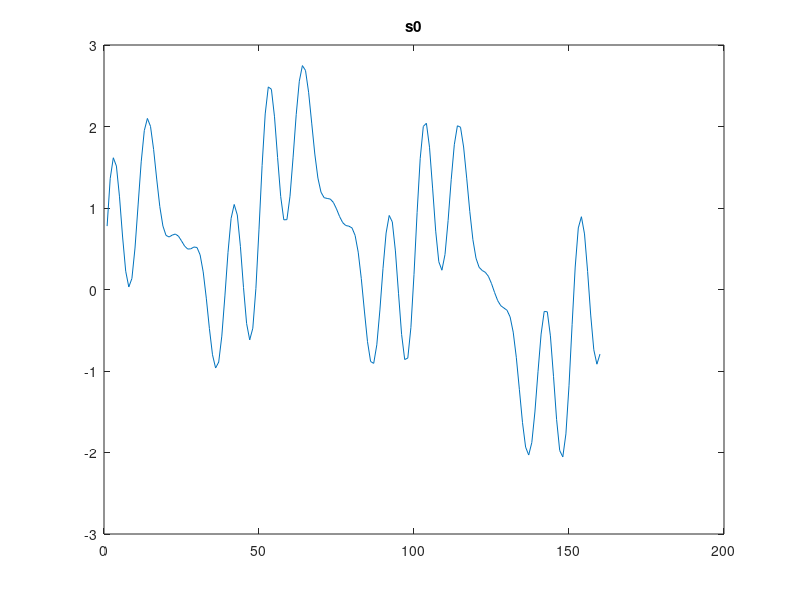

The MATLAB source for this figure: (Note: this script raises an error after producing the figure.)

t = 1.25*10^-4:1.25*10^-4:0.02;
s0=sin(1000*t)+0.5*sin(5000*t)+0.7*sin(4000*t)+sin(200*t);
figure(1);
plot(s0);
title('s0');
PrevFrmSTResd =zeros(160,1);
[LARc,Nc,bc,CurrFrmExFull,CurrFrmSTResd] = RPE_frame_SLT_coder(s0,PrevFrmSTResd);
LARc,Nc,bc,CurrFrmExFull,CurrFrmSTResd;
[s,CurrFrmSTResd]= RPE_frame_SLT_decoder(LARc,Nc,bc,CurrFrmExFull,PrevFrmSTResd);
figure(2);
plot(s);
title('s');

function [LARc,Nc,bc,CurrFrmExFull,CurrFrmSTResd] = RPE_frame_SLT_coder(s0,PrevFrmSTResd)


%%%%%%%%%%%%%%%%%%%
%PREPROCESSING%
alpha = 32735*2^-15;
beta = 28180*2^-15;
s=zeros(1,160);
s(1)=s0(1);

for k = 2:160
    
    s(k) = s0(k) - s0(k-1) + alpha*s(k-1);
    
end
for k = 2:160
    
    s(k) = s(k) - beta*s(k-1);
    
end
%%%%%%%%%%%%%%%%%%
%SHORT TERM ANALYSIS

%Calculate estimation of autocorrelation values r=ACF
 ACF=zeros(1,9);
 w=zeros(1,8);
 
 for k = 1:9
    for i = k+1:160
        ACF(k)=ACF(k) + s0(i)*s0(i-k);
    end
 end

%Calculating the specific autocorrelation matrix R and r
for i = 1:8
    for j = 1:8
        R(i,j)=ACF(abs(i-j)+1);
        
    end
    r(i)=ACF(i+1);
end


%Solve linear system to find the optimal coefficients
w=linsolve(R,transpose(r));


% Transform coefficients to reflection coefficients w->kr

%Create vector for poly2rc
a=zeros(9,1);
a(1)=1;
a(2:9)=-w(1:8);


%Use poly2rc to get reflection coefficients kr

kr=poly2rc(a);

%Check and make sure max values are within (-1,1)
gt1 = kr > 1;
ltm1 = kr < -1;
kr(gt1)=1;
kr(ltm1)=-1;

%Create LAR from reflection coefficients
for i=1:8
    if abs(kr(i)) >= 0.950 && abs(kr(i)) <= 1
        LAR(i) = sign(kr(i)) * (8*abs(kr(i))-6.375);
    elseif abs(kr(i)) >= 0.675 && abs(kr(i))< 0.950
        LAR(i) = sign(kr(i)) * (2*abs(kr(i))-0.675);
    elseif abs(kr(i)) < 0.675
        LAR(i)=kr(i);
    end
end
% LAR

%Could use this but standard uses the approximation above
% for i=1:8
%     LAR(i)=log10((1+kr(i))/(1-kr(i)));
% end


%Quantize and integet code LAR into LARc
A =  [20, 20, 20, 20, 13.637, 15, 8.334, 8.824];
B =  [0, 0, 4, -5, 0.184, -3.5, -0.666, -2.235];
MinLar = [-32, -32, -16, -16, -8, -8, -4, -4];
MaxLar = [31, 31, 15, 15, 7 ,7, 3, 3];

for i = 1:8
    LARc(i) = Nint(A(i)*LAR(i) + B(i));
    if LARc(i) > MaxLar(i)
        LARc(i)= MaxLar(i);
    elseif LARc(i) < MinLar(i)
        LARc(i) = MinLar(i);
    end
end




%%Calculate s' and d
%s^(n)=Sum(ak*s(n-k))


%Calculate decoded LAR (LARc->LARdec)
for i=1:8
    LARdec(i)=( (LARc(i)) - B(i) ) / A(i);
end


%Calculate decoded reflection coefficients
for i=1:8
    if abs(LARdec(i)) <= 1.625 && abs(LARdec(i)) >= 1.225
        rDec(i)=sign(LARdec(i)) * (0.125*abs(LARdec(i)) + 0.796875);
    elseif abs(LARdec(i)) < 1.225 && abs(LARdec(i)) >= 0.675
        rDec(i)=sign(LARdec(i)) * (0.5*abs(LARdec(i)) + 0.337500);
    elseif abs(LARdec(i)) < 0.675
        rDec(i)=LARdec(i);
    end
end

%Calculate coefficients from reflection coefficients
aDec = rc2poly(rDec);
sDec = zeros(1,160);

%Calcualte decoded signal from formula
for n=1:160
    for k=1:8
        if n>=k
            sDec(n)=sDec(n)+ aDec(k) * s(n-k+1);
        end
    end
end

%Calculate difference between s and sDec, I dont use this
 d1=s-sDec;
 
%Calculate difference based on formula of the standard given, this is 
%what I use
ui=zeros(160,9);
di = zeros(160,9);

for i = 1:9
    di(1,i)=s(1);
    ui(1,i)=s(1);        
end

 for k=2:160
     di(k,1)=s(k);
     ui(k,1)=s(k);
     for i=2:9
             di(k,i) = di(k,i-1) + rDec(i-1)*ui(k-1,i-1);
             ui(k,i) = ui(k-1,i-1) + rDec(i-1) * di(k,i-1);
     end
 end
 
%Short term analysis residual
d2=di(:,9);


%%%%%%%%%%%%%%%%%%%%%%%%%%%%%%%%%%%%%%%%%%%%%%%%%%%%%%%%%%%
%LONG TERM ANALYSIS

%Initialize values
Prevd = zeros(120,1);
d = zeros(40,1);
N = zeros(4,1);
b = zeros(4,1);
dRecon = zeros(160,1);
dReconCurrent = zeros(40,1);
dEst = zeros(40,1);
e = zeros(160,1);
QLB = [0.1, 0.35, 0.65, 1.0];
bc=zeros(4,1);
Nc=zeros(4,1);
bdec = zeros(4,1);
Ndec = zeros(4,1);

%Calculate N,b,d',e for each subframe
for j = 0:3
    
    count = 0;
    d = d2(1+j*40:j*40+40);

    %Setting up Prevd and d for each subframe to use for RPE_subframe
    %function
    for i = 3:-1:1
        if (j*40 + 1 - i*40 <= 0)
            PrevFrmSTResd(j*40 + 1 - i*40 +160: j*40 - i*40 + 40 + 160)=dReconCurrent(1:40);
            Prevd(count*40 + 1:count*40 + 40) = dReconCurrent(1:40);
        elseif(j*40 + 1 - i*40 > 0)
            Prevd(count*40 + 1:count*40 + 40) = dRecon(j*40 + 1 - i*40:j*40 - i*40 +40);
        end
        count=count + 1;
    end
    
    %Use function to find N, b
    [N(j+1),b(j+1)] = RPE_subframe_LTE(d, Prevd );
    
    %Encode N, b
    Nc(j+1) = N(j+1);
        if(b(j+1) <= 0.2)
            bc(j+1) = 0;
        elseif(0.2 < b(j+1) <= 0.5)
            bc(j+1) = 1;
        elseif(0.5 < b(j+1) <= 0.8)
            bc(j+1) = 2;
        elseif(0.8 < b(j))
            bc(j+1) = 3;
        end
    
    %Decode N, b
    Ndec(j+1) = N(j+1);
    bdec(j+1) = QLB(bc(j+1)+1);
    
    %Calculate d'' like in the assignment presentation d'' = bc*d'(n-Nc)
    dEst(1:40) = bc(j+1) * Prevd(120 - Nc(j+1) + 1: 120 - Nc(j+1) +40);
   
    %Calculate e(n) = d(n) - d''(n)
    e(j*40 +1: j*40 + 40) = d2(j*40 +1: j*40 + 40) - dEst(1:40);
    
    %Calculate reconstructed d' = e(n)' + bdec * d'(n-Ndec), e(n) = e'(n)
    %for this assignment
    dRecon(j*40 +1: j*40 + 40) = e(j*40 +1: j*40 + 40) + bdec(j+1) * Prevd(120 - Ndec(j+1) + 1: 120 - Ndec(j+1) +40);
    
end
 
CurrFrmSTResd = dRecon;
CurrFrmExFull = e;

end

function [s0, CurrFrmSTResd] = RPE_frame_SLT_decoder(LARc,Nc,bc,CurrFrmExFull, PrevFrmSTResd)

%%%Initialize some values
bdec = zeros(4,1);
Ndec = zeros(4,1);
e = (CurrFrmExFull);
QLB = [0.1, 0.35, 0.65, 1.0];
d = zeros(160,1);
Prevd = PrevFrmSTResd(41:160);

%Calculate d' per subframe from d?(n) = e?(n) + b?d?(n-N')
for j = 0:3
   
    %Decode N,b
    Ndec(j+1) = Nc(j+1);
    bdec(j+1) = QLB(bc(j+1)+1);
    
    %Calculate d for subframe
    d(40*j + 1 :40*j + 40) = e(40*j + 1 :40*j + 40) + bdec(j+1) * Prevd(120 - Ndec(j+1) + 1: 120 - Ndec(j+1) +40);
    
    %Change Prevd to match the next subframe
    Prevd(1:80) = Prevd(41:120);
    Prevd(81:120) = d(40*j + 1 :40*j + 40);
end

CurrFrmSTResd = d;

%Calculate reflection coefficients from LARc
A =  [20, 20, 20, 20, 13.637, 15, 8.334, 8.824];
B =  [0, 0, 4, -5, 0.184, -3.5, -0.666, -2.235];
MinLar = [-32, -32, -16, -16, -8, -8, -4, -4];
MaxLar = [31, 31, 15, 15, 7 ,7, 3, 3];


%Decode LARc into LARdec
for i=1:8
    LARdec(i)=( (LARc(i)) - B(i) ) / A(i);
end

%Calculate rDec from LARdec
for i=1:8
    if abs(LARdec(i)) <= 1.625 && abs(LARdec(i)) >= 1.225
        rDec(i)=sign(LARdec(i)) * (0.125*abs(LARdec(i)) + 0.796875);
    elseif abs(LARdec(i)) < 1.225 && abs(LARdec(i)) >= 0.675
        rDec(i)=sign(LARdec(i)) * (0.5*abs(LARdec(i)) + 0.337500);
    elseif abs(LARdec(i)) < 0.675
        rDec(i)=LARdec(i);
    end
end

%Calculate a(not needed here)
aDec = rc2poly(rDec);

%Initialize values for short term filter
s = zeros(160,1);
sr = zeros(160,9);
v = zeros(160,9);


%Use d through the filter to get s
for i = 1:9
    sr(1,i)=d(1);  
end
s(1)=sr(1,9);

for k = 2:160

    sr(k,1) = d(k);    
    
    for i = 2:9
        
        sr(k,i) = sr(k,i-1) - rDec(10-i)*v(k-1,10-i);
        v(k,11-i) = v(k,10-i) + rDec(10-i)*sr(k,i);
    end
    s(k) = sr(k,9);
    v(1,k) = sr(k,9);
end


s0 = zeros(160,1);
s0(1)=s(1);

%Postprocessing
for k = 2:160
    s0(k) = s(k) + 28180*2^(-15) * s(k-1);
end


end

function [N,b] = RPE_subframe_LTE(d, Prevd )

sumLambda = zeros(81,1);

%Calculating all cross-correlations
for lambda = 40:120
    for i = 1:40
        sumLambda(lambda-39) = sumLambda(lambda-39) + Prevd(120-lambda+i)*d(i);
end
end

max= sumLambda(1);
N=40;

%Find the largest and store the index for that ( add 39 so it matches with
%N)
for i =2:81
    if (sumLambda(i)>=max)
        max = sumLambda(i);
        N=i+39;
    end
end

sum1=0;
sum2=0;

%Calculate the two sums needed to calculate b
for i = 1:40
    sum1 = sum1 + d(i)*Prevd(120 + i - N);
    sum2 = sum2 + (Prevd(120 + i - N)^2);
end
    
b = sum1/sum2;


end

function zrounded = Nint(z)
    
    %zrounded = int16(z+sign(z)*0.5);
    zrounded = round(z);

end
